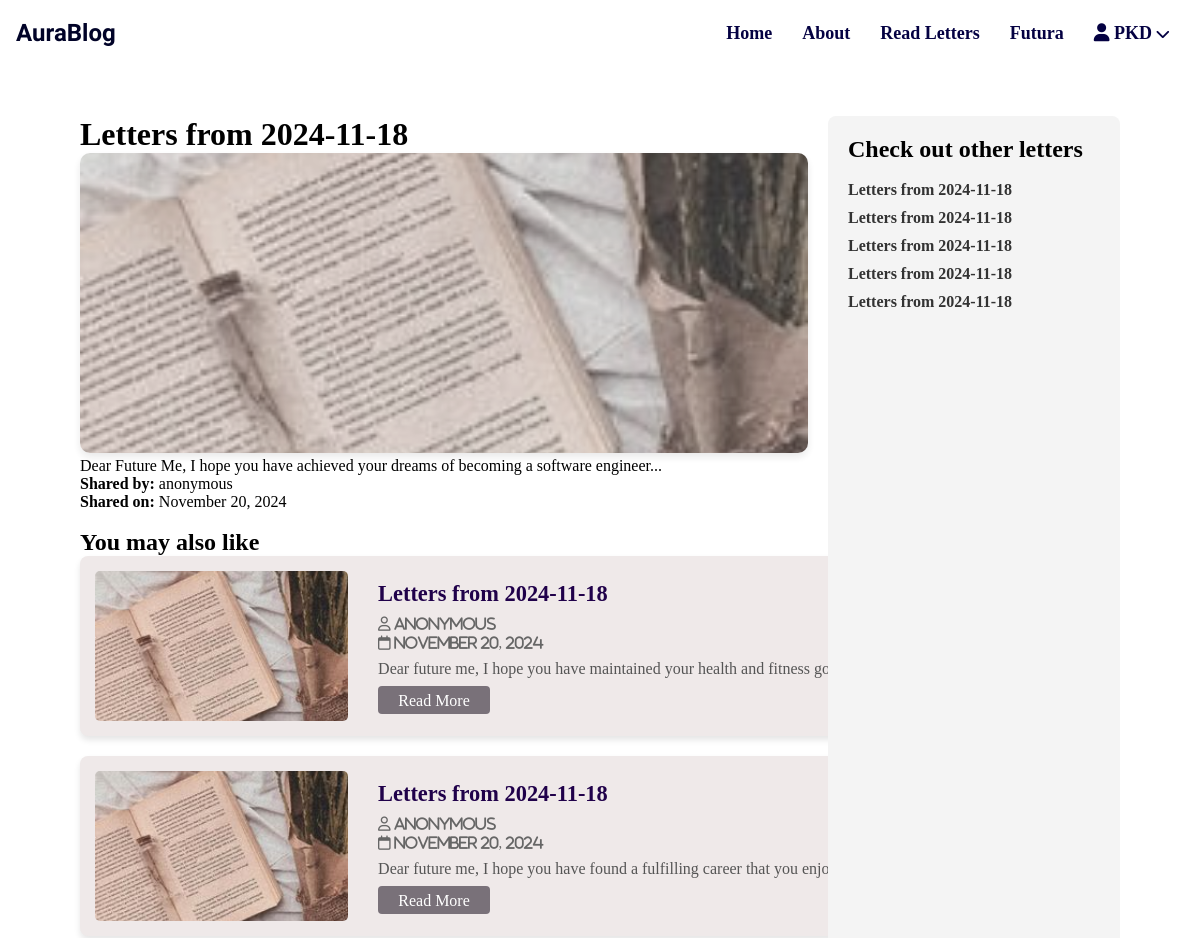
The app's page /post/194/ (upper part), older data.
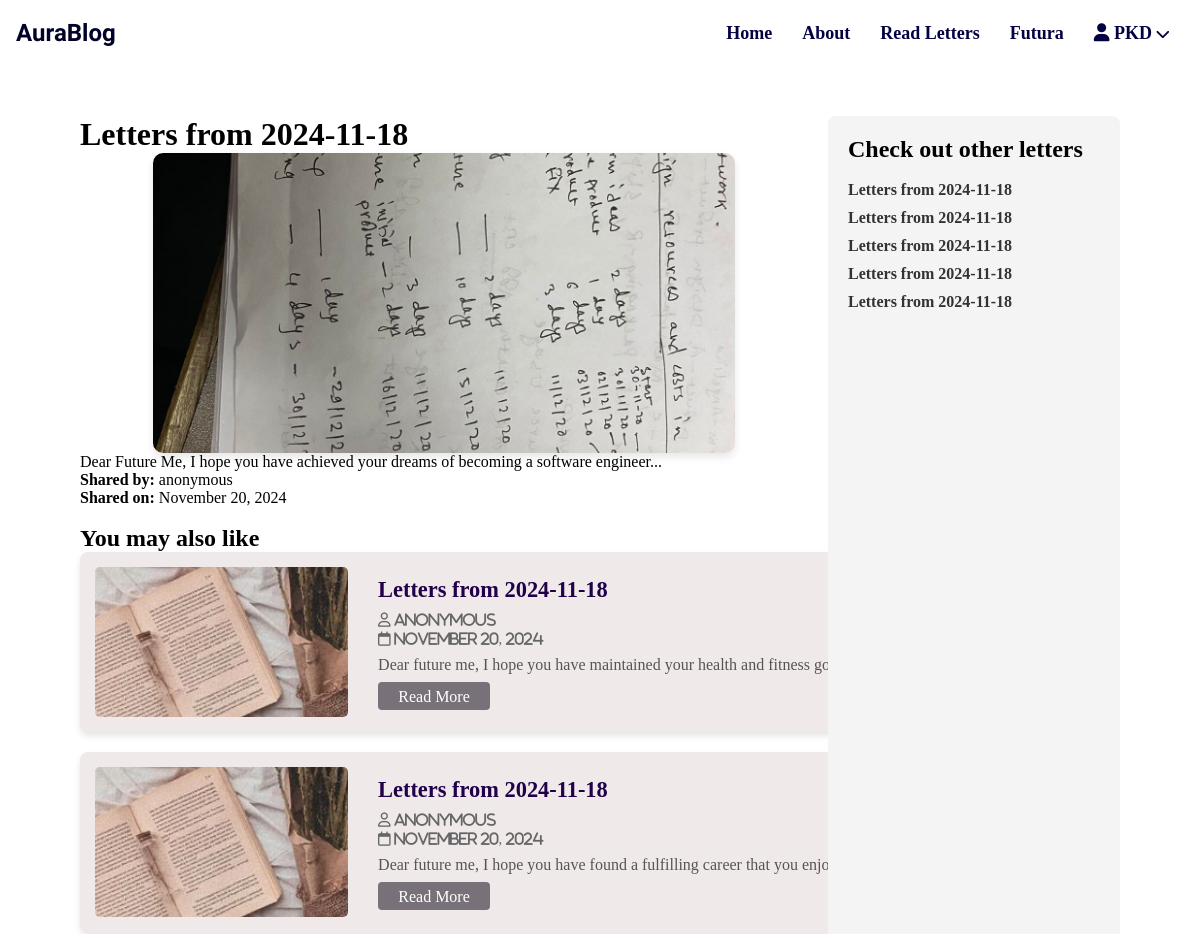
The same page, newer data.
### vaultapp/models.py (models this page shows, shortened)
class PublicLetter(models.Model):
    original_letter = models.OneToOneField(
        'Letter', on_delete=models.CASCADE, related_name='public_letter'
    )
    shared_by = models.ForeignKey(User, on_delete=models.SET_NULL, null=True, blank=True)
    nickname = models.CharField(max_length=100, null=True, blank=True)
    title = models.CharField(max_length=255, null=True, blank=True)  # Blog title
    description = models.TextField(null=True, blank=True)  # Blog description/introduction
    tags = models.CharField(max_length=255, null=True, blank=True)  # Comma-separated tags
    feature_photo = models.ImageField(upload_to='public_letters/photos/', null=True, blank=True)
    shared_date = models.DateTimeField(auto_now_add=True)
    is_published = models.BooleanField(default=False)
    @staticmethod
    def recommend_blogs():
        public_letters = PublicLetter.objects.filter(is_published=False).values('id', 'description', 'title')
        df = pd.DataFrame(public_letters)
        df['description'] = df['description'].fillna('')  # Handle null descriptions
        class CustomTfidfVectorizer:
            def __init__(self, stopwords=None):
                self.stopwords = stopwords or []
                self.vocabulary_ = None
            def fit_transform(self, documents):
                tokenized_docs = [self._tokenize(doc) for doc in documents]
                all_terms = set(term for doc in tokenized_docs for term in doc)
                self.vocabulary_ = {term: idx for idx, term in enumerate(sorted(all_terms))}
                term_freq_matrix = np.zeros((len(documents), len(self.vocabulary_)))
                for i, doc in enumerate(tokenized_docs):
                    term_counts = Counter(doc)
                    for term, count in term_counts.items():
                        if term in self.vocabulary_:
                            term_freq_matrix[i, self.vocabulary_[term]] = count
                return term_freq_matrix
            def _tokenize(self, document):
                tokens = document.lower().split()
                return [token.strip(".,!?") for token in tokens if token not in self.stopwords]
        custom_tfidf = CustomTfidfVectorizer(stopwords=["and", "to", "the", "your", "you", "have", "is"])
        tfidf_matrix = custom_tfidf.fit_transform(df['description'])
        def cosine_similarity(matrix):
            dot_product = np.dot(matrix, matrix.T)
            magnitude = np.linalg.norm(matrix, axis=1)
            denominator = np.outer(magnitude, magnitude)
            denominator[denominator == 0] = 1  # Avoid division by zero
            return dot_product / denominator
        similarity_matrix = cosine_similarity(tfidf_matrix)
        def recommend_blogs(blog_index, similarity_matrix, df, top_n=5):
            similarity_scores = similarity_matrix[blog_index]
            similar_indices = similarity_scores.argsort()[-(top_n + 1):-1][::-1]  # Exclude the blog itself
            recommended_blogs = df.iloc[similar_indices][['id','title', 'description']]
            return recommended_blogs
        df['recommended_blogs'] = [
            recommend_blogs(idx, similarity_matrix, df).to_dict(orient='records')
            for idx in range(len(df))
        ]
        return df[['id', 'title', 'recommended_blogs']].to_dict(orient='records')

### vaultapp/views.py (the view)
# urls.py: path('post/<int:id>/', views.post_detail, name='post_detail'),
def post_detail(request, id):
    post = PublicLetter.objects.get(id=id)
    reactions = (
        LetterReaction.objects.filter(public_letter=post)
        .values('reaction_type')
        .annotate(count=models.Count('reaction_type'))
    )
    comments = Comment.objects.filter(public_letter=post, parent_comment__isnull=True).prefetch_related('replies')
    public_letters = PublicLetter.objects.filter(is_published=False).values('id', 'description', 'title')
    df = pd.DataFrame(public_letters)
    df['description'] = df['description'].fillna('')  # Handle empty descriptions
    custom_tfidf = PublicLetter.recommend_blogs()  # Reuse the recommendation method from the model
    recommendations = next(
        (rec['recommended_blogs'] for rec in custom_tfidf if rec['id'] == post.id),
        []
    )
    recommended_blogs = PublicLetter.objects.filter(id__in=[rec['id'] for rec in recommendations])
    recommended_blogs2 = PublicLetter.objects.filter(is_published=False).exclude(id=id)[:5]  # Fetch 5 recommended blogs
    print("Recommendations:", recommendations)
    context = {
        'post': post,
        'reactions': {reaction['reaction_type']: reaction['count'] for reaction in reactions},
        'comments': comments,
        'recommended_blogs': recommended_blogs,
        'recommended_blogs2': recommended_blogs2,
    }
    return render(request, 'vaultapp/post_detail.html', context)

### vaultapp/templates/vaultapp/post_detail.html (shortened to what this page needs)
{% extends "base.html" %}
{% load static %}
{% block content %}
<div class="content">
    <div class="main-content">
        <div id="post_detail" class="post-detail">
            <h1>{{ post.title }}</h1>
            {% if post.feature_photo %}
            <img src="{{ post.feature_photo.url }}" alt="Feature Photo" class="slider-image">
            {% else %}
            <img src="{% static 'vaultapp/images/5.jpg' %}" alt="Default Image" class="slider-image-unique">
            {% endif %}
            <p>{{ post.description }}</p>
            <p><strong>Shared by:</strong> {{ post.nickname }}</p>
            <p><strong>Shared on:</strong> {{ post.shared_date|date:"F j, Y" }}</p>
        </div>
        <br>
        <h2>You may also like </h2>
        {% for blog in recommended_blogs %}
        <div class="post">
            {% if blog.feature_photo %}
            <img src="{{ blog.feature_photo.url }}" alt="Feature Photo" class="post-image">
            {% else %}
            <img src="{% static 'vaultapp/images/5.jpg' %}" alt="Default Image" class="post-image">
            {% endif %}
            <div class="post-preview">
                <h2>
                    <a href="{% url 'post_detail' blog.id %}">{{ blog.title }}</a>
                </h2>
                <i class="far fa-user"> {{ blog.nickname }}</i>
                <i class="far fa-calendar"> {{ blog.shared_date|date:"F j, Y" }}</i>
                <p class="preview-text">{{ blog.description|truncatewords:30 }}</p>
                <a href="{% url 'post_detail' blog.id %}" class="btn btn-outline-dark btn-sm">Read More</a>
            </div>
        </div>
        {% endfor %}
    </div>
    <aside class="sidebar">
        <div class="recommended-blogs">
            <h2>Check out other letters</h2>
            <ul>
                {% for blog in recommended_blogs2 %}
                <li>
                    <a href="{% url 'post_detail' blog.id %}">{{ blog.title }}</a>
                </li>
                {% endfor %}
            </ul>
        </div>
    </aside>
</div>
{% endblock content %}

Row changes from the older to the newer data that the page shows:
changed PublicLetter (number 1 of 8 on the later page): feature_photo: picture added
